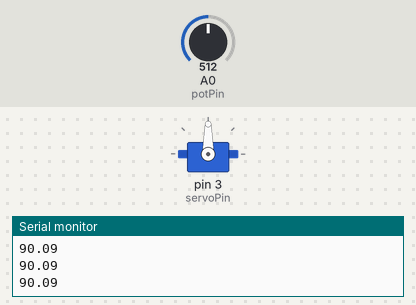
The sketch below on a simulated Arduino Uno, built with avr-gcc and run on an emulated ATmega328P. Shown: servo, the last lines printed to the serial monitor. The test bench sets the inputs (shaded band); at power-on: A0 (potPin) = 512.

Above: at 1.2 s.
1.3 s: A0 (potPin) set to 716
At 2.1 s:
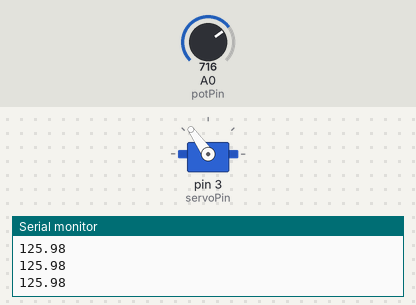
2.8 s: A0 (potPin) set to 900
At 4.0 s:
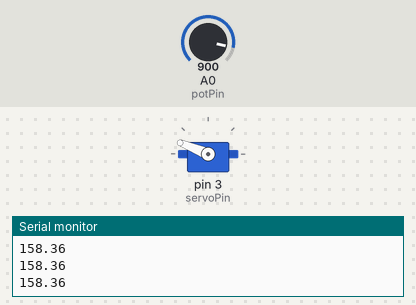
4.3 s: A0 (potPin) set to 1023
At 5.2 s:
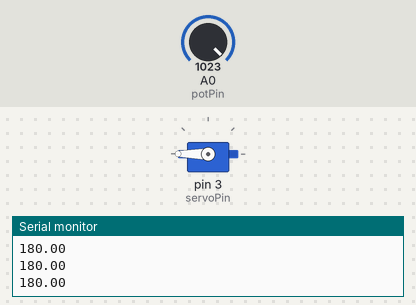
5.8 s: A0 (potPin) set to 306
At 7.0 s:
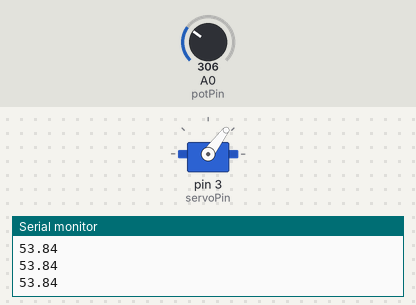
7.3 s: A0 (potPin) set to 122
At 7.6 s:
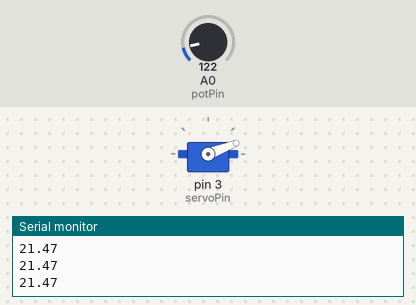
8.8 s: A0 (potPin) set to 0
At 9.9 s:
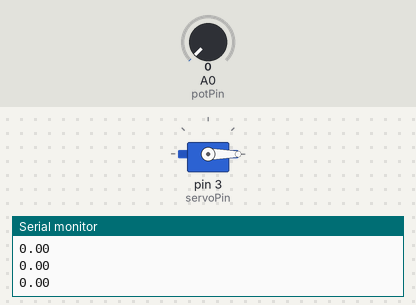
Timing chart, 0 to 11.3 s (numbered marks = the images above; inputs shaded):
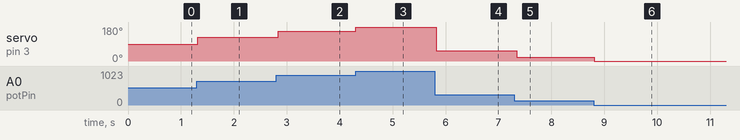

Measured:
- after the input at 1.3 s, servo on pin 3 (servoPin): 90° → 125° at once
- after the input at 2.8 s, servo on pin 3 (servoPin): 125° → 158° at once
- after the input at 4.3 s, servo on pin 3 (servoPin): 158° → 180° at once
- after the input at 5.8 s, servo on pin 3 (servoPin): 180° → 53° at once
- after the input at 7.3 s, servo on pin 3 (servoPin): 53° → 21° at once
- after the input at 8.8 s, servo on pin 3 (servoPin): 21° → 0° at once

The sketch:

contol_Servo_with_Pot.ino
```cpp
#include<Servo.h>
int potPin=A0;
float potVal;
int voltage;
int servoPin=3;
int dt(50);
float angle;
Servo myServo;
void setup() {
  // put your setup code here, to run once:
  pinMode(potPin,INPUT);
  Serial.begin(9600);
  myServo.attach(servoPin);
}

void loop() {
  // put your main code here, to run repeatedly:
  potVal=analogRead(potPin);
  angle=(180./1023.)*potVal;
  Serial.println(angle);
  myServo.write(angle);


  delay(dt);


}
```
